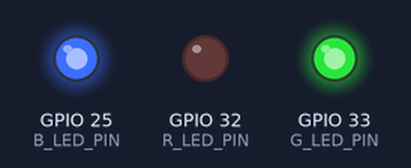
Bench run of a program on a simulated ESP32. Shown: output pins drawn as LEDs (lit = HIGH). What the program prints to the serial monitor is not drawn.

Above: at 0.1 s.
At 7.1 s:
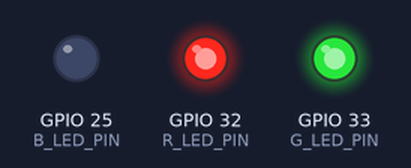
At 13.3 s:
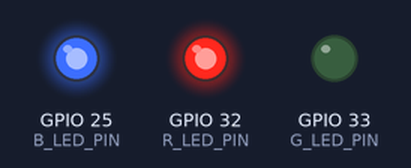
At 34.1 s:
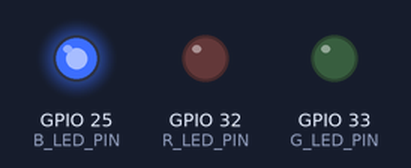
Timing chart, 0 to 40.0 s (numbered marks = the images above):
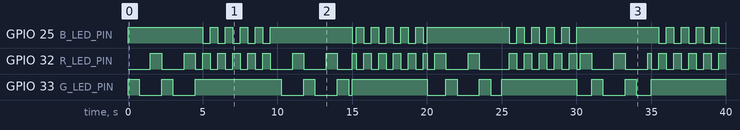

Measured:
- by itself, GPIO 25 (B_LED_PIN): LOW → HIGH at 0.00 s, → LOW 5.0 s later, → HIGH 0.50 s later, → LOW 0.50 s later, … (42 changes in this stretch)
- by itself, GPIO 32 (R_LED_PIN): LOW → HIGH at 1.5 s, → LOW 0.75 s later, → HIGH 1.5 s later, → LOW 0.75 s later, … (59 changes in this stretch)
- by itself, GPIO 33 (G_LED_PIN): LOW → HIGH at 0.00 s, → LOW 0.75 s later, → HIGH 1.5 s later, → LOW 0.75 s later, … (23 changes in this stretch)

The program:

main.cpp
```cpp
#include <Arduino.h>

#define R_LED_PIN 32
#define G_LED_PIN 33
#define B_LED_PIN 25

#define R_CH 0
#define G_CH 1
#define B_CH 2

#define FSM_STATE_OFF 0
#define FSM_STATE_ON  1

#define FSM_STATE_A   0
#define FSM_STATE_B   1
#define FSM_STATE_C   2

#define FSM_DELAY_FAST    250
#define FSM_DELAY_MEDIUM  500
#define FSM_DELAY_SLOW    750

typedef struct {
  uint8_t next;
  unsigned long delay_millis;
  uint32_t color;
} fsm_transition_t;

fsm_transition_t fsm1[] = {
  { FSM_STATE_ON, FSM_DELAY_MEDIUM, 0xFF0000 },
  { FSM_STATE_OFF, FSM_DELAY_MEDIUM, 0x0000FF },
};

fsm_transition_t fsm2[] = {
  { FSM_STATE_B, FSM_DELAY_SLOW, 0xFF0000 },
  { FSM_STATE_C, FSM_DELAY_SLOW, 0xFFFF00 },
  { FSM_STATE_A, FSM_DELAY_SLOW, 0x00FF00 },
};

fsm_transition_t *fsm = fsm2;
uint8_t current_state = FSM_STATE_OFF;
unsigned long last_entered_ts = 0L;

void configure_led() {
  ledcAttachPin(R_LED_PIN, R_CH);
  ledcAttachPin(G_LED_PIN, G_CH);
  ledcAttachPin(B_LED_PIN, B_CH);

  ledcSetup(R_CH, 1000, 8);
  ledcSetup(G_CH, 1000, 8);
  ledcSetup(B_CH, 1000, 8);
}

void led_render_state() {
  uint32_t color = fsm[current_state].color;
  int red = (color & 0xFF0000) >> 16;
  int green = (color & 0x00FF00) >> 8;
  int blue = (color & 0x0000FF);

  Serial.print("r: ");
  Serial.print(red);
  Serial.print("\t");

  Serial.print("g: ");
  Serial.print(green);
  Serial.print("\t");

  Serial.print("b: ");
  Serial.println(blue);

  ledcWrite(R_CH, 255 - red);
  ledcWrite(G_CH, 255 - green);
  ledcWrite(B_CH, 255 - blue);
}

unsigned long last_fsm_change = 0L;

void setup() {
  Serial.begin(115200);
  configure_led();

  last_entered_ts = millis();
  last_fsm_change = millis();
}

void loop() {
  unsigned long now = millis();
  if (now - last_entered_ts >= fsm[current_state].delay_millis) {
    current_state = fsm[current_state].next;
    last_entered_ts = now;
  }

  led_render_state();

  if (now - last_fsm_change >= 5000) {
    if (fsm == fsm1) {
      fsm = fsm2;
    } else {
      fsm = fsm1;
    }
    last_fsm_change = now;
  }
}
```

BLEProvisioning.cpp
```cpp

```
